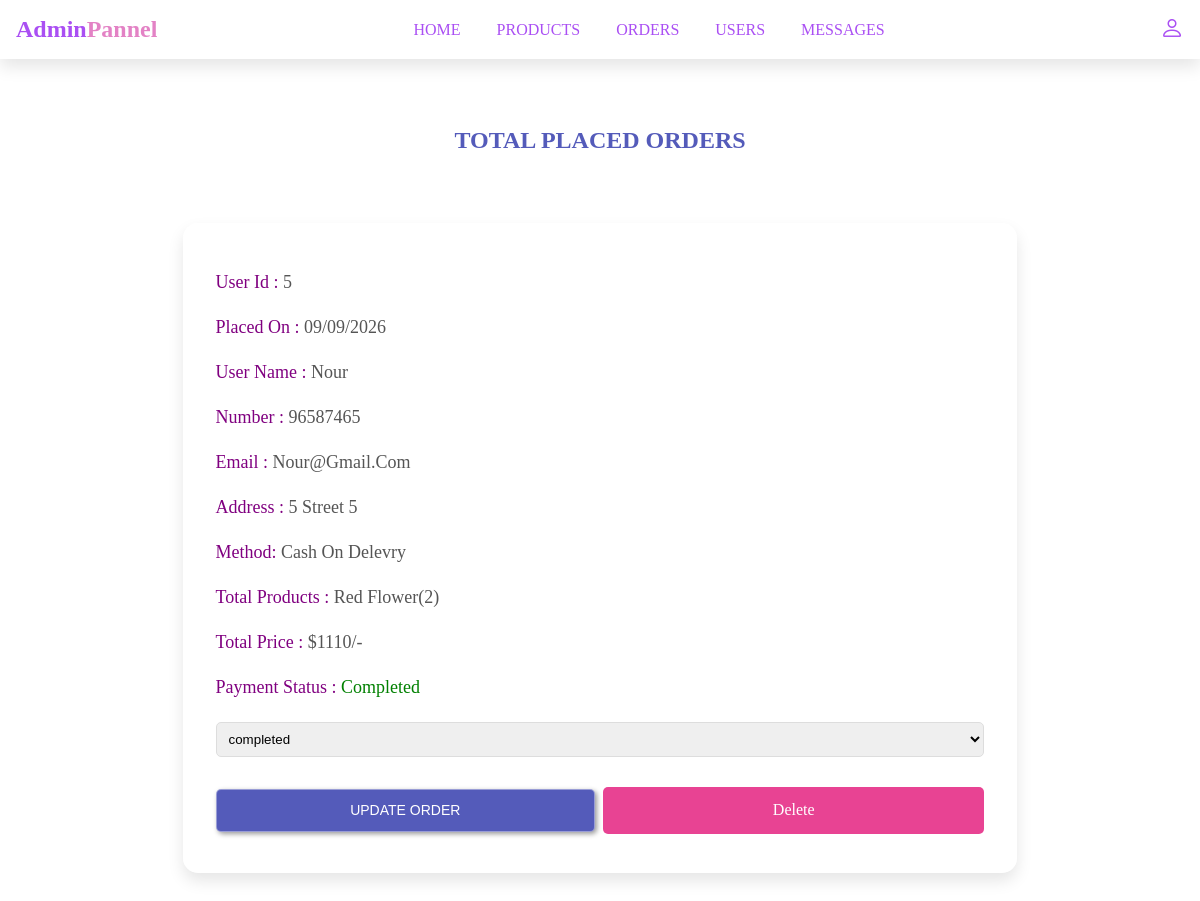
Screenshot of /admin_orders.php (signed in) with the database file from the repository.
### tables this page shows
CREATE TABLE `orders` (
  `id` int(11) NOT NULL,
  `user_id` int(255) NOT NULL,
  `name` varchar(255) NOT NULL,
  `number` varchar(255) NOT NULL,
  `email` varchar(255) NOT NULL,
  `method` varchar(255) NOT NULL,
  `address` varchar(255) NOT NULL,
  `total_products` varchar(255) NOT NULL,
  `total_price` varchar(255) NOT NULL,
  `placed_on` varchar(255) NOT NULL,
  `payment_status` varchar(255) NOT NULL
);

### admin_orders.php (the view, shortened to what this page needs)
<?php
include 'connection.php';
?>
<!DOCTYPE html>
<html lang="en">
<head>
</head>
<body>
  <?php include 'admin_header.php'; ?>
    <section class="order-container">
      <h1 class="title">
        total placed orders
      </h1>
      <div class="box-container">
        <?php
        $select_orders = mysqli_query($conn, "SELECT * FROM `orders`") or die('query failed');
        if (mysqli_num_rows($select_orders) > 0) {
           while ($fetch_orders = mysqli_fetch_assoc($select_orders)) {
        ?>
        <div class="box">
          <p> user id : <span><?php echo $fetch_orders['user_id']; ?></span> </p>
          <p> placed on : <span><?php echo $fetch_orders['placed_on']; ?></span> </p>
          <p> user name : <span><?php echo $fetch_orders['name']; ?></span> </p>
          <p> number : <span><?php echo $fetch_orders['number']; ?></span> </p>
          <p> email : <span><?php echo $fetch_orders['email']; ?></span> </p>
          <p> address : <span><?php echo $fetch_orders['address']; ?></span> </p>
          <p>method: <span><?php echo $fetch_orders['method']; ?></span></p>
          <p> total products : <span><?php echo $fetch_orders['total_products']; ?></span> </p>
          <p> total price : <span>$<?php echo $fetch_orders['total_price']; ?>/-</span> </p>
          <p> payment status : <span style="color:<?php if ($fetch_orders['payment_status'] == 'pending') {
             echo 'red';
          } else {
             echo 'green';
          } ?>;"><?php echo $fetch_orders['payment_status']; ?></span> </p>
          <form method="post" action="">
             <select name="update_payment">
                <option disabled selected><?php echo $fetch_orders['payment_status']; ?></option>
             </select>
             <input type="submit" value="update order" name="update_order" class="btn">
             <a href="admin_orders.php?delete=<?php echo $fetch_orders['id']; ?>" class="delete"
                onclick="return confirm('Delete this order?');">delete</a>
          </form>
        </div>
        <?php
           }
        } else {
           echo '<p class="empty">no orders placed yet!</p>';
        }
        ?>
      </div>
    </section>
</body>
</html>

### style.css (style rules this page uses)
* { margin: 0; padding: 0; box-sizing: border-box; }
:root { --white-alpha-40: rgba(255, 255, 255, 0.4); --white-alpha-25: rgba(255, 255, 255, 0.25); --backdrop-filter-blur: blur(5px); --pink: #e84393; --box-shadow: 0 0.5rem 1rem rgba(0, 0, 0, 0.1); }
a { text-decoration: none; }
form input, form textarea { width: 100%; padding: 1rem; margin: 0.5rem 0; outline: none; border: 1px solid var(--white-alpha-40); background: var(--white-alpha-25); border-radius: 5px; box-shadow: 2px 2px 5px rgba(0, 0, 0, 0.4); font-size: 14px; }
form .btn { cursor: pointer; background: #545bba; text-transform: uppercase; color: #fff; }
.title { text-align: center; text-transform: uppercase; color: #545bba; margin: 2rem 0; }
.box-container { padding: 2% 8%; display: grid; grid-template-columns: repeat(auto-fit, minmax(18rem, 1fr)); justify-content: center; align-items: center; }
.box-container .box { background: var(--white-alpha-25); border-radius: 15px; border: 1px solid var(--white-alpha-40); backdrop-filter: var(--backdrop-filter-blur); padding: 2rem; text-align: center; box-shadow: var(--box-shadow); margin: 1rem; }
.box-container .box p { font-size: 18px; text-transform: capitalize; margin: 1rem 0; }
.edit, .delete { margin: 0.5rem; text-transform: capitalize; color: #fff; background: var(--pink); border-radius: 5px; padding: 0.5rem 2rem; border: 2px solid transparent; }
.order-container { padding: 3% 7%; }
.order-container .box-container { grid-template-columns: repeat(auto-fit, minmax(30rem, 1fr)); justify-content: center; align-items: stretch; }
.order-container .box-container .box { display: flex; flex-direction: column; text-align: left; }
.order-container .box p { margin-bottom: 0.5rem; text-transform: capitalize; color: purple; }
.order-container .box span { color: #555; }
.order-container form { text-align: left; display: flex; flex-wrap: wrap; align-items: center; gap: 0.5rem; margin-top: auto; }
.order-container form select { width: 100%; margin: 1rem 0; padding: 0.5rem; cursor: pointer; border-radius: 5px; border: 1px solid #ddd; }
.order-container .btn { flex: 1; padding: 0.8rem; text-align: center; }
.order-container .delete { flex: 1; padding: 0.8rem; text-align: center; margin: 0; }

### rows the page displays
orders: user "5", placed_on "09/09/2026", name "Nour", number "96587465", email "Nour@gmail.com", address "5 Street 5", method "Cash On Delevry", total_products "Red Flower(2)", total_price "1110", payment_status "Completed", update_payment "completed"
